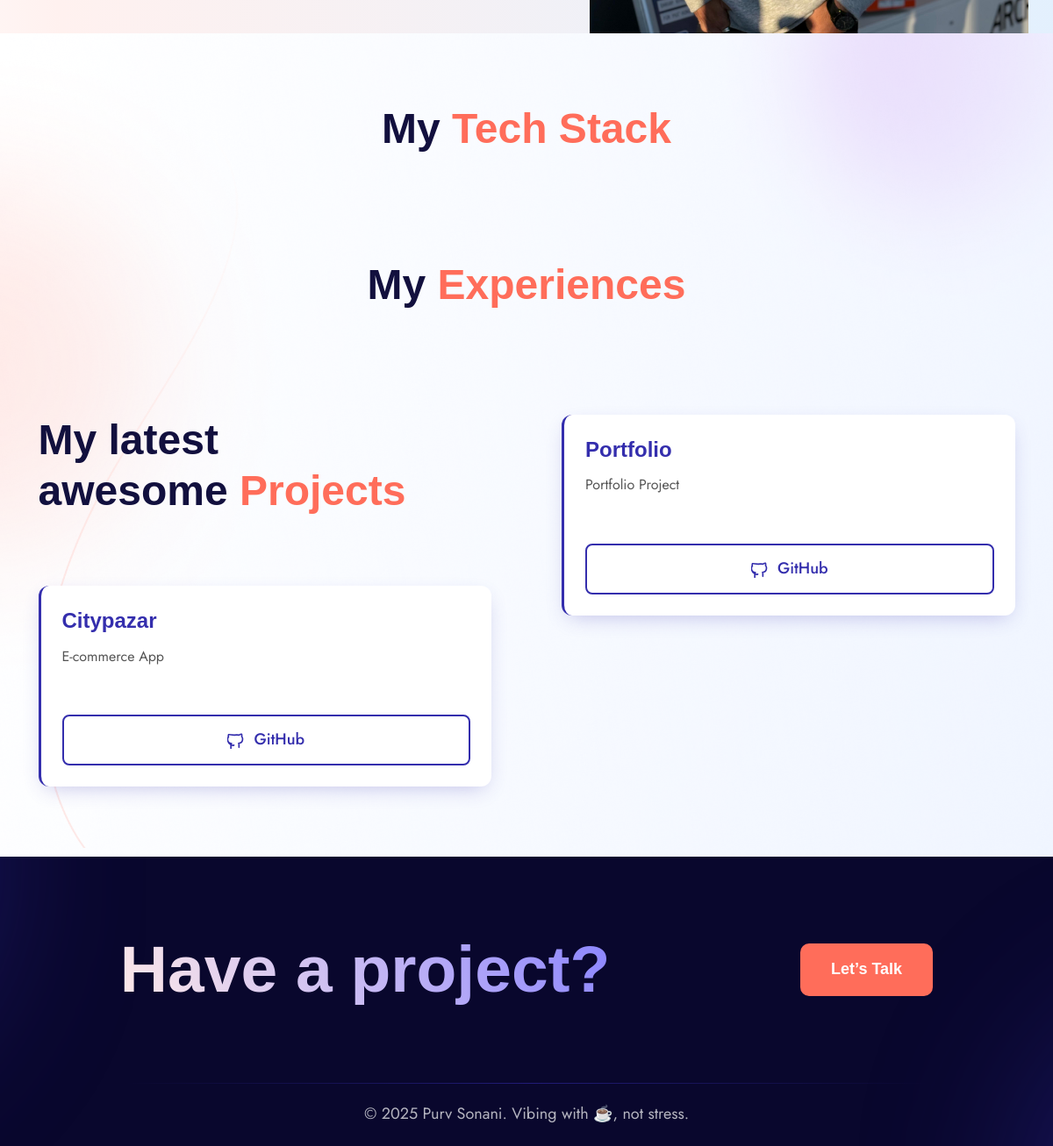
/ (lower part), run on an earlier commit of the app's database.
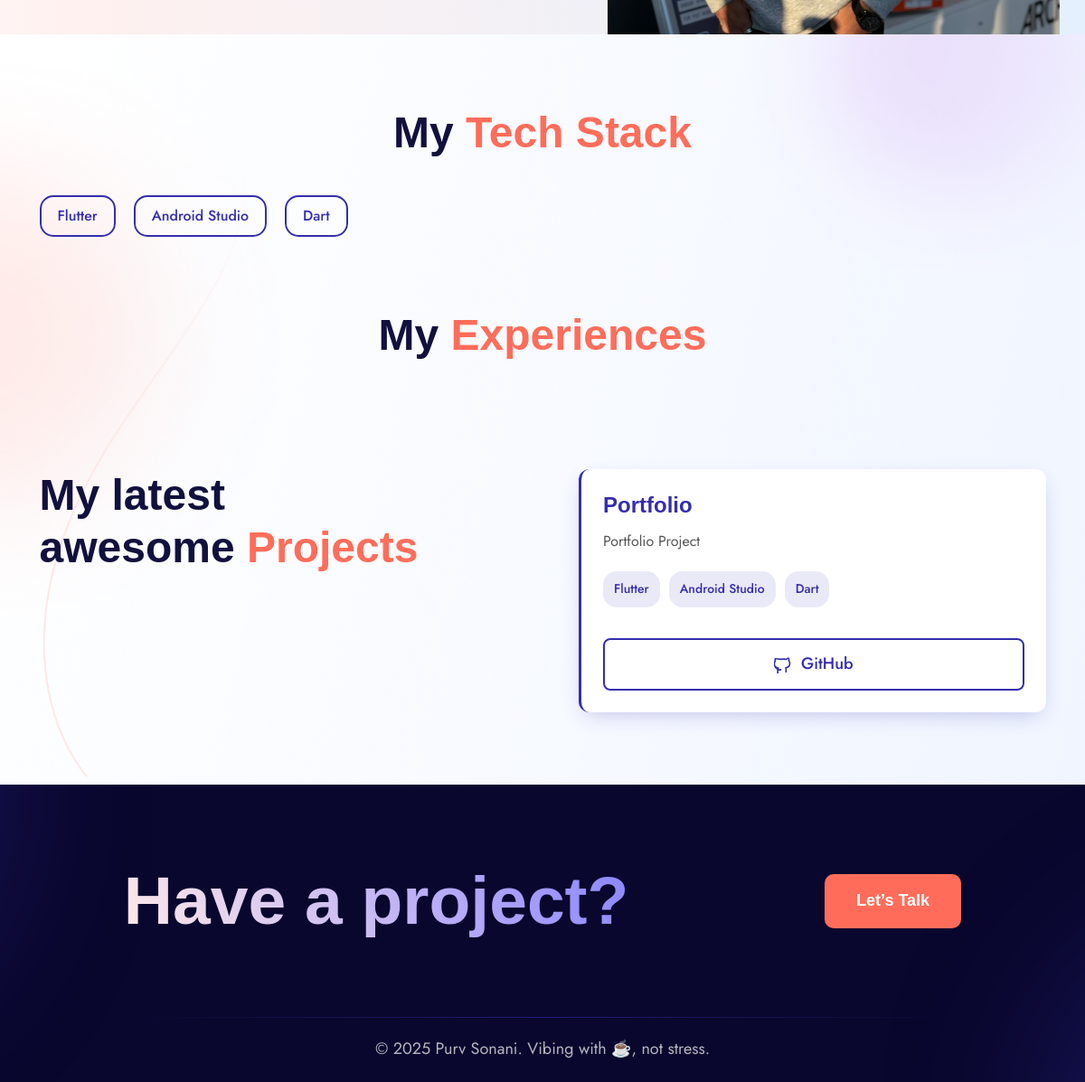
And on a later commit of the database.
### home/models.py (models this page shows, shortened)
class SingletonModel(models.Model):
    class Meta:
        abstract = True
    @classmethod
    def load(cls):
        obj, created = cls.objects.get_or_create(pk=1)
        return obj

class Profile(SingletonModel):
    name = models.CharField(max_length=100)
    role = models.CharField(max_length=100)
    bio = models.TextField()
    profile_image = models.ImageField(upload_to='profile_images/')
    cv = models.FileField(upload_to='cv/')
    class Meta:
        verbose_name = "Profile"
        verbose_name_plural = "Profile"

class Project(models.Model):
    name = models.CharField(max_length=200)
    tech_stacks = models.ManyToManyField(TechStack, blank=True)  # new
    description = models.TextField()
    github = models.URLField(blank=True, null=True)

class TechStack(models.Model):
    name = models.CharField(max_length=100, unique=True)

### home/views.py (the view)
# urls.py: path('', views.home, name='home'),
def home(request):
    profile = Profile.load()
    contactInfo = ContactInfo.load()
    projects = Project.objects.all()
    techStacks = TechStack.objects.all()
    experiences = Experience.objects.all()
    return render(request, "home-v2.html", {
        'profile': profile,
        'projects': projects,
        'contactInfo': contactInfo,
        'techStacks': techStacks,
        'experiences': experiences,
    })

### templates/home-v2.html (shortened to what this page needs)
<!DOCTYPE html>
{% load static %}
<html class="no-js" lang="en">
<head>
    <link rel="stylesheet" href="{% static 'css/plugins/bootstrap.min.css' %}">
    <link rel="stylesheet" href="{% static 'css/plugins/fontawesome.min.css' %}">
    <link rel="stylesheet" href="{% static 'css/plugins/odometer-theme-default.css' %}">
    <link rel="stylesheet" href="{% static 'css/plugins/select2.min.css' %}">
    <link rel="stylesheet" href="{% static 'css/plugins/animate.css' %}">
    <link rel="stylesheet" href="{% static 'css/style.css' %}">
</head>
<body>
<main>
    <section class="cs_hero cs_style_2 cs_filled_bg" data-src="{% static 'img/bg/hero_bg_2.svg' %}">
        <div class="container">
            <div class="row align-items-center">
                <div class="col-lg-6">
                    <div class="cs_hero_image_box cs_filled_bg"
                         data-src="{% static 'img/bg/hero_bg_3.svg' %}">
                        <div class="cs_imagebox_img w-100"><img src="{{ profile.profile_image.url }}"
                                                                alt="P"></div>
                    </div>
                </div>
            </div>
        </div>
    </section>
    <section class="cs_filled_bg cs_100_bg" data-src="{% static 'img/bg/protfolio_bg2.png' %}">
        <div class="cs_height_80 cs_height_lg_80"></div>
        <div class="container">
            <div class="cs_section_heading cs_style_1 text-center">
                <h2 class="cs_section_title cs_font_48 cs_semi_bold">My
                    <span class="cs_accent_color">Tech Stack</span>
                </h2>
            </div>
            <div class="cs_height_40 cs_height_lg_45"></div>
            <div class="cs_tech_stack_container">
                {% for tech in techStacks %}
                <div class="cs_tech_pill {% if tech.highlighted %}highlighted{% endif %}">
                    {{ tech.name }}
                </div>
                {% endfor %}
            </div>
        </div>
        <div id="experience" class="cs_height_80 cs_height_lg_80"></div>
        <div class="container">
            <div class="cs_section_heading cs_style_1 text-center">
                <h2 class="cs_section_title cs_font_48 cs_semi_bold">My
                    <span class="cs_accent_color">Experiences</span>
                </h2>
            </div>
            <div class="cs_height_40 cs_height_lg_45"></div>
        </div>
        <div id="projects" class="cs_height_80 cs_height_lg_80"></div>
        <div class="container">
            <div class="cs_isotop cs_isotop_col_2 cs_has_gutter_80">
                <div class="cs_isotop_item">
                    <div class="cs_portfolio cs_style_2">
                        <div class="cs_section_heading cs_style_1">
                            <h2 class="cs_section_title cs_font_48 cs_semi_bold">My latest
                                <br>awesome <span class="cs_accent_color">Projects</span>
                            </h2>
                        </div>
                    </div>
                </div>
                {% for project in projects %}
                <div class="cs_isotop_item">
                    <div class="cs_project_card">
                        <div class="cs_project_card__content">
                            <h3 class="cs_project_card__title">{{ project.name }}</h3>
                            <p class="cs_project_card__description">
                                {{ project.description }}
                            </p>
                            <div class="cs_project_card__stack">
                                {% for tech in project.tech_stacks.all %}
                                <span>{{ tech.name }}</span>
                                {% endfor %}
                            </div>
                            <div class="cs_btn_wrapper">
                                <a href="{{ project.github_link }}" target="_blank" class="cs_project_card__button">
                                    GitHub
                                </a>
                            </div>
                        </div>
                    </div>
                </div>
                {% endfor %}
            </div>
        </div>
        <div class="cs_height_80 cs_height_lg_80"></div>
    </section>
</main>
<footer class="cs_footer cs_style_1 cs_filled_bg position-relative" data-src="{% static 'img/bg/footer_bg.svg' %}">
    <div class="container">
        <div class="cs_footer_cta">
            <h2 class="cs_font_92 cs_gradient_text_2 cs_semi_bold">Have a project?</h2>
            <a href="/contact" class="cs_btn cs_style_1 cs_primary_font"><span>Let’s
            Talk</span></a>
        </div>
        <div class="cs_copyright">© {% now "Y" %} Purv Sonani. Vibing with ☕, not stress.</div>
    </div>
</footer>
</body>
</html>

What changed in the data, as far as the page shows it:
removed Project: name "Citypazar", description "E-commerce App"
added TechStack: name "Flutter"
added TechStack: name "Android Studio"
added TechStack: name "Dart"
